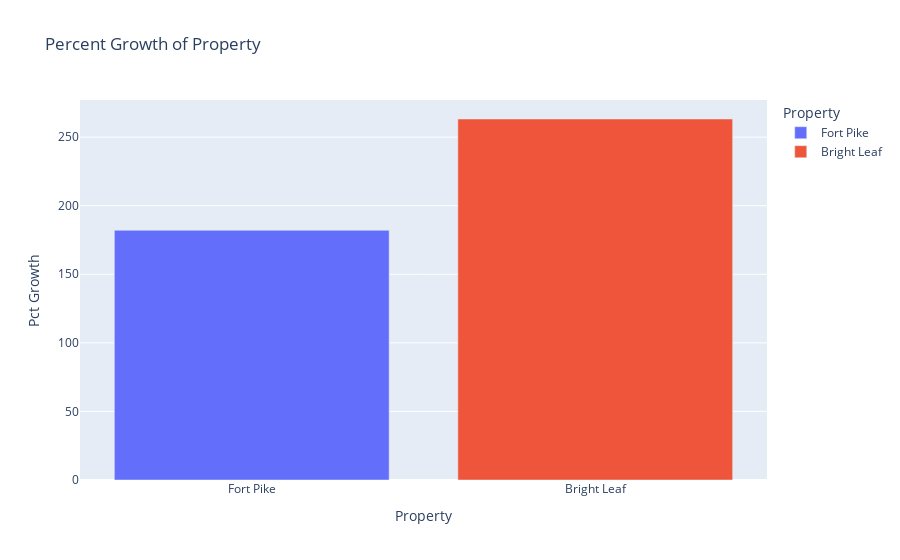

Notebook source saved alongside this figure:
### Code cell
fig = px.bar(prop, x="Property", y="Pct Growth", color="Property", title="Percent Growth of Property")
fig.show()

### Figure 1 — Plotly figure (JSON) as saved in the notebook; plotly's stock layout.template omitted (floating-point values rounded to 4 significant figures)
{"data": [{"alignmentgroup": "True", "hovertemplate": "Property=%{x}<br>Pct Growth=%{y}<extra></extra>", "legendgroup": "Fort Pike", "marker": {"color": "#636efa", "pattern": {"shape": ""}}, "name": "Fort Pike", "offsetgroup": "Fort Pike", "orientation": "v", "showlegend": true, "textposition": "auto", "type": "bar", "x": ["Fort Pike"], "xaxis": "x", "y": [182.1], "yaxis": "y"}, {"alignmentgroup": "True", "hovertemplate": "Property=%{x}<br>Pct Growth=%{y}<extra></extra>", "legendgroup": "Bright Leaf", "marker": {"color": "#EF553B", "pattern": {"shape": ""}}, "name": "Bright Leaf", "offsetgroup": "Bright Leaf", "orientation": "v", "showlegend": true, "textposition": "auto", "type": "bar", "x": ["Bright Leaf"], "xaxis": "x", "y": [263.2], "yaxis": "y"}], "layout": {"barmode": "relative", "legend": {"title": {"text": "Property"}, "tracegroupgap": 0}, "title": {"text": "Percent Growth of Property"}, "xaxis": {"anchor": "y", "categoryarray": ["Fort Pike", "Bright Leaf"], "categoryorder": "array", "domain": [0, 1], "title": {"text": "Property"}}, "yaxis": {"anchor": "x", "domain": [0, 1], "title": {"text": "Pct Growth"}}}}
